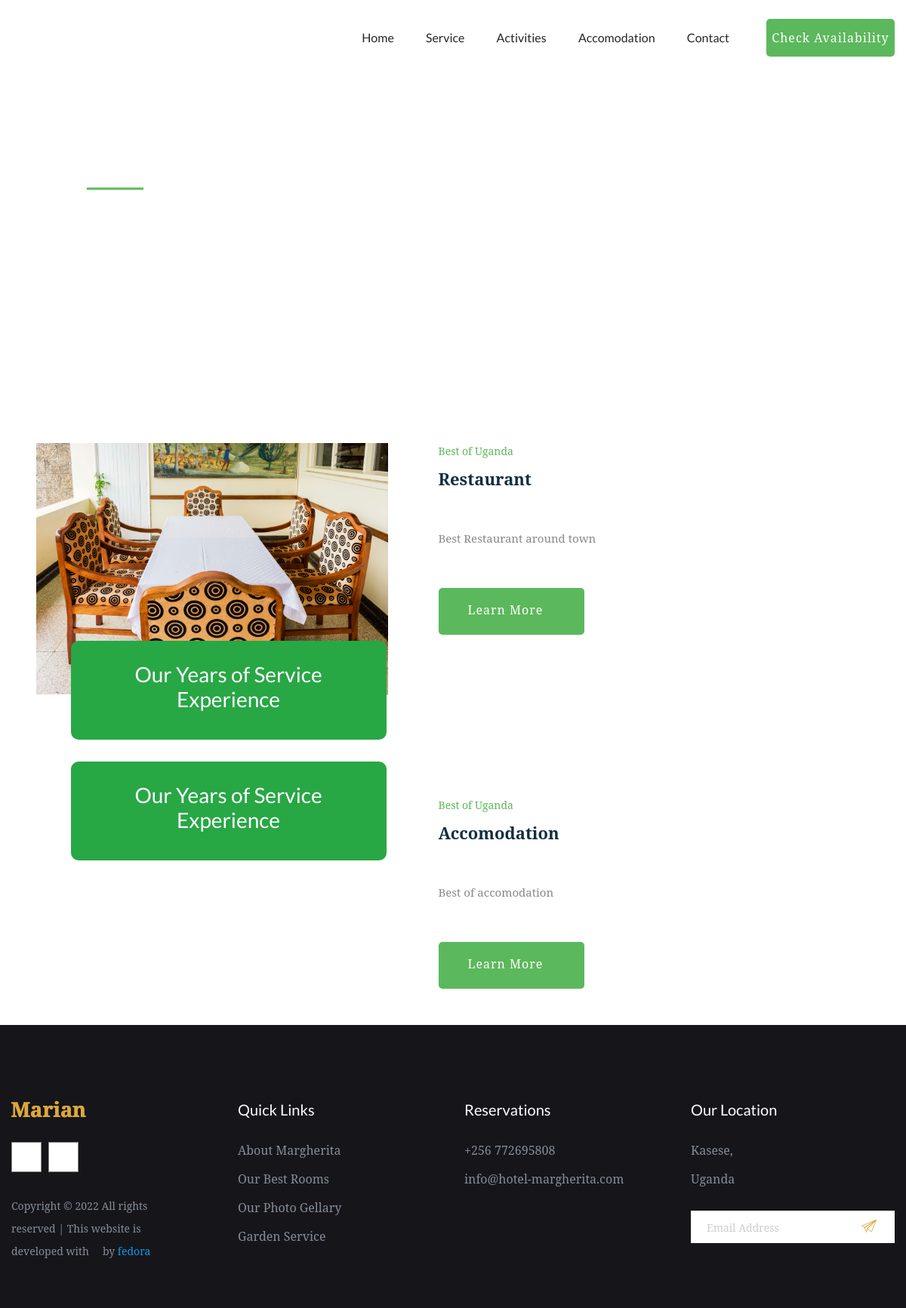
The page /services/ on the database as committed earlier.
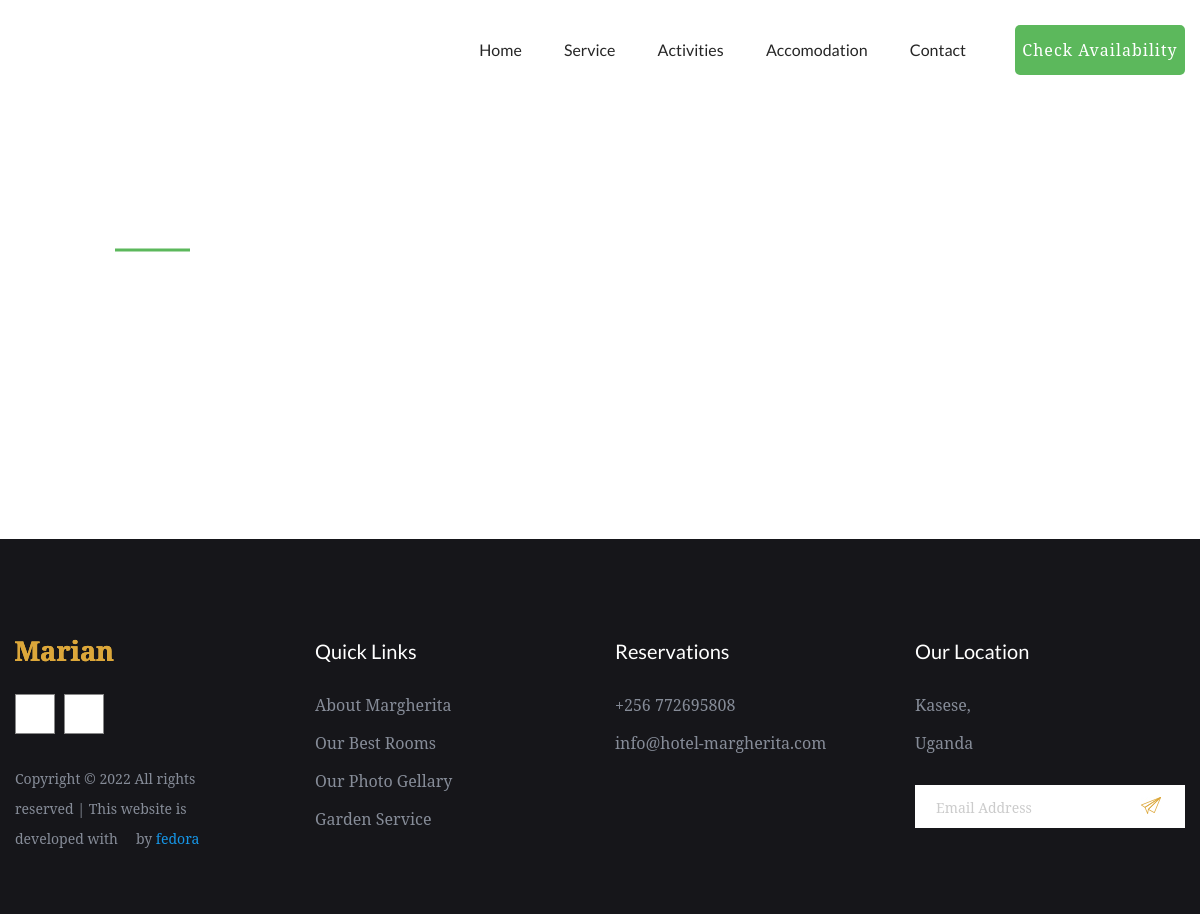
The same page on the database as committed later.
### app/models.py (models this page shows, shortened)
class Service(models.Model):
    title = models.CharField(max_length = 50)
    image = models.ImageField(upload_to = "services")
    description = RichTextField(blank = True)

### app/views.py (the view)
# urls.py: path('services/', views.service, name='service'),
def service(request):
    service = Service.objects.all()
    paginator = Paginator(service, 9)
    page = request.GET.get('page')
    service = paginator.get_page(page)
    dic = {
        'service': service,
    }
    return render(request, 'services.html', dic)

### templates/services.html
{% extends 'base.html' %}
{% block content %}
    {% include 'components/service_list.html' %}
{% endblock content %}

### templates/components/service_list.html (shortened to what this page needs)
{% load static %}
<div class="slider-area">
    <div class="single-slider hero-overly slider-height2 d-flex align-items-center"
        data-background="{% static 'assets/img/hero/aboutpage_hero.jpg' %}">
        <div class="container">
            <div class="row ">
                <div class="col-md-11 offset-xl-1 offset-lg-1 offset-md-1">
                    <div class="hero-caption">
                        <span>Services</span>
                        <h2>Our Services</h2>
                    </div>
                </div>
            </div>
        </div>
    </div>
</div>
<div class="mt-5">
    {% for rs in service %}
    <section class="make-customer-area fix p-5">
        <div class="container-fluid p-0">
            <div class="row">
                <div class="col-xl-5 col-lg-6">
                    <div class="customer-img mb-40">
                        <img src="{{rs.image.url}}" class="customar-img1" alt="">
                        <div class="service-experience heartbeat bg-success">
                            <h3>Our Years of Service<br>Experience</h3>
                        </div>
                    </div>
                </div>
                <div class=" col-xl-6 col-lg-6">
                    <div class="customer-caption">
                        <span>Best of Uganda</span>
                        <h2>{{rs.title}}</h2>
                        <div class="caption-details">
                            <p>{{rs.description |truncatechars_html:150|safe }}</p>
                            <a href="#" class="btn more-btn1">Learn More <i class="ti-angle-right"></i> </a>
                        </div>
                    </div>
                </div>
            </div>
        </div>
    </section>
    {% endfor %}
</div>

Rows that differ between the two databases and show on the page:
removed Service: image (picture), title "Restaurant", description "Best Restaurant around town"
removed Service: title "Accomodation", description "Best of accomodation"
